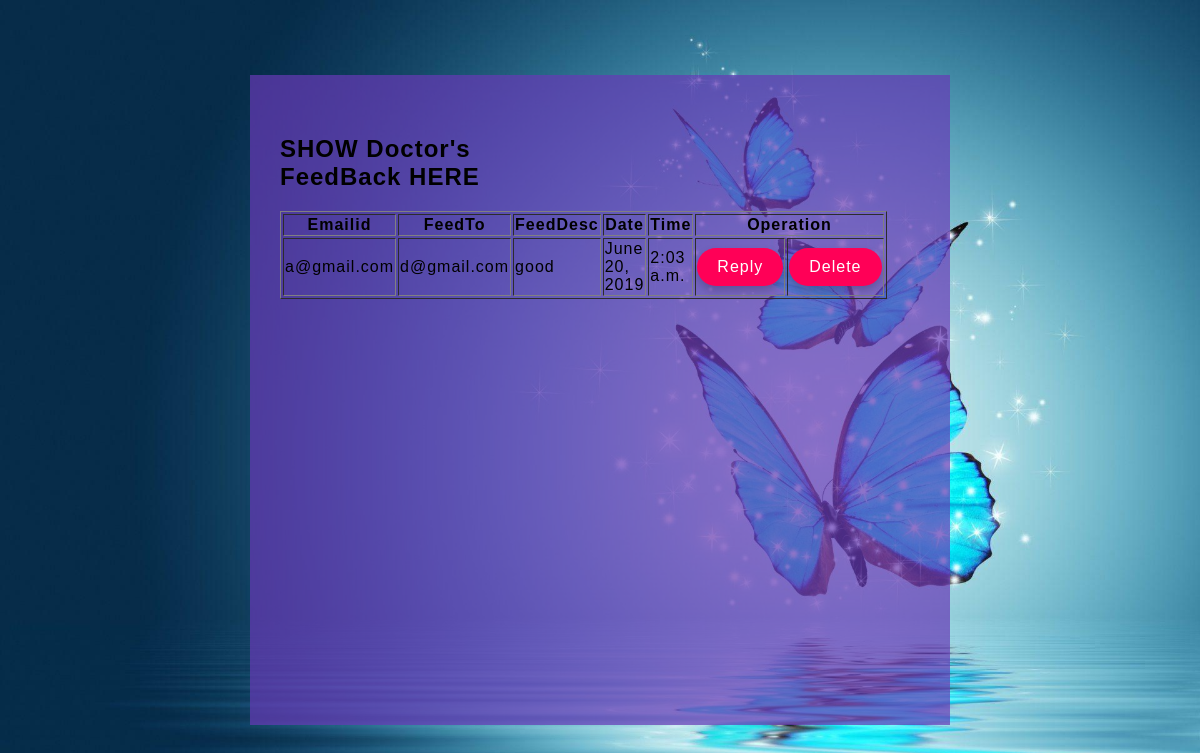
/myapp/viewdfeed (signed in), run on the app's committed database.
### myapp/models.py (models this page shows, shortened)
class Feed(models.Model):
    emailid = models.CharField(max_length=200)
    fbto = models.CharField(max_length=200)
    fbdesc = models.CharField(max_length=200)
    date = models.DateField('date published')
    time = models.TimeField('time published')

### myapp/views.py (the view)
# urls.py: path('viewdfeed', views.viewdfeed, name='viewdfeed'),
def viewdfeed(request):
  udata=request.session['uid']
  res = Feed.objects.filter(fbto=udata)
  return render(request,"myapp/viewdfeed.html",{'feeddata':res})

### myapp/templates/myapp/viewdfeed.html (shortened to what this page needs)
<!DOCTYPE html>
<html>
<head>
	{% load static %}
     <link rel="stylesheet" type="text/css" href="{% static 'myapp/style10.css' %}" />
</head>
<body>
   <section>
	     <div class="container">
	     <div class="form_content">
		 <h1>SHOW Doctor's FeedBack HERE</h1>
{% if feeddata %}
    <table border="1">
    	<tr><th>Emailid</th><th>FeedTo</th><th>FeedDesc</th><th>Date</th><th>Time</th><th colspan="2">Operation</th></tr>
    {% for q in feeddata %}
        <tr><td>{{ q.emailid }}</td><td>{{ q.fbto }}</td><td>{{ q.fbdesc }}</td><td>{{ q.date }}</td><td>{{ q.time }}</td>
        	<td><a href="replyfeed?fbid={{q.id}}">Reply</a></td>
            <td><a href="deletefeed?fbid={{q.id}}">Delete</a></td></tr>
    {% endfor %}
    </table>
{% else %}
    <p>No FeedBack are available.</p>
{% endif %}
	     </div>
	 </div>
	</section>
</body>
</html>

### myapp/static/myapp/style10.css (style rules this page uses)
body { margin: 0; padding: 0; font-family: 'Oxygen',sans-serif; letter-spacing: 1px; background-image: url(pic4.jpg); background-size: cover; width:100%; height: 100vh; }
.container { position: absolute; top: 50%; left: 50%; transform: translate(-50%,-50%); width: 700px; height: 650px; background: rgba(103,58,183,0.7); }
.container .form_content, .container .login_form { position: relative; width: 50%; height: 350px; float: left; box-sizing: border-box; }
.container .form_content { padding: 40px 30px; }
.container .form_content a { display: inline-block; padding: 10px 20px; color: #fff; background: #ff0057; border-radius: 25px; text-decoration: none; box-shadow: 0 5px 10px rgba(0,0,0,.2); }

### data on the page
Feed: emailid "a@gmail.com", fbto "d@gmail.com", fbdesc "good", date "June 20, 2019", time "2:03 a.m."
